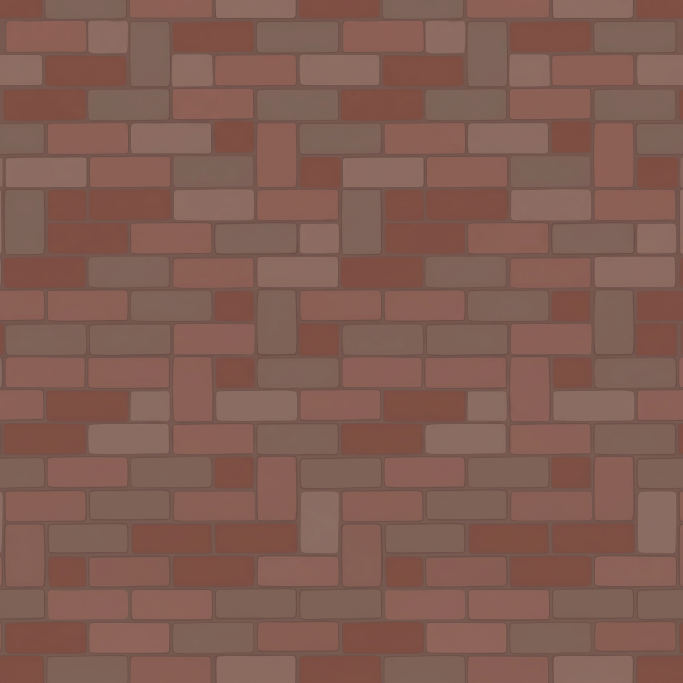
#> input picture tools/art_src/biblioteca/floor.jpg, 2048 x 2048 px, found by its file name (shown at 1/3 size); the run also reads 1 picture not shown here
$ python compose_backgrounds.py
#> lines starting #> are read from the running program, lines starting #| are printed output that depends on the picture; after the words box and inside, x2 and y2 are one past the last pixel; in counts of white or black regions, pixels touching at a corner belong together
"""Builds the game backgrounds of Block 11 from the art pieces (2560 x 1440).

The pieces were drawn separately so that the background fits the board exactly
(see tools/art_src/<world>/): a seamless floor texture, the building strip of the
left edge, the gate strip of the right edge and loose decorations, the last
three on a flat green #00FF00 background that this script removes.

Layout of a background (same as the 1.0, aligned with the board):
    0..200 px high        hidden by the top bar of the game
    x 0..160              the building (the student's safe zone)
    x 160..2320, y 220..1420   the 5 lanes (cell = 240 px; board at (80, 110) x 0.5)
    x 2320..2560          where the enemies come in

Usage (from the project root, numpy and Pillow installed):
    python tools/art_src/compose_backgrounds.py
"""

import os

import numpy as np
from PIL import Image, ImageDraw, ImageFilter

ROOT = os.path.dirname(os.path.dirname(os.path.dirname(os.path.abspath(__file__))))
SRC = os.path.join(ROOT, "tools", "art_src")
W, H = 2560, 1440
BOARD_LEFT, BOARD_RIGHT = 160, 2320
BOARD_TOP = 220
CELL = 240
STRIP_TOP = 200   # the strips start right under the top bar


def load(*parts):
    return Image.open(os.path.join(SRC, *parts)).convert("RGB")
#> returned value is the input picture: PIL image 2048x2048 RGB; mean R, G, B 129.6, 93.3, 83.1
#> in tile_floor, `floor = Image.new("RGB", (W, H))`: floor: PIL image 2560x1440 RGB; every value is 0
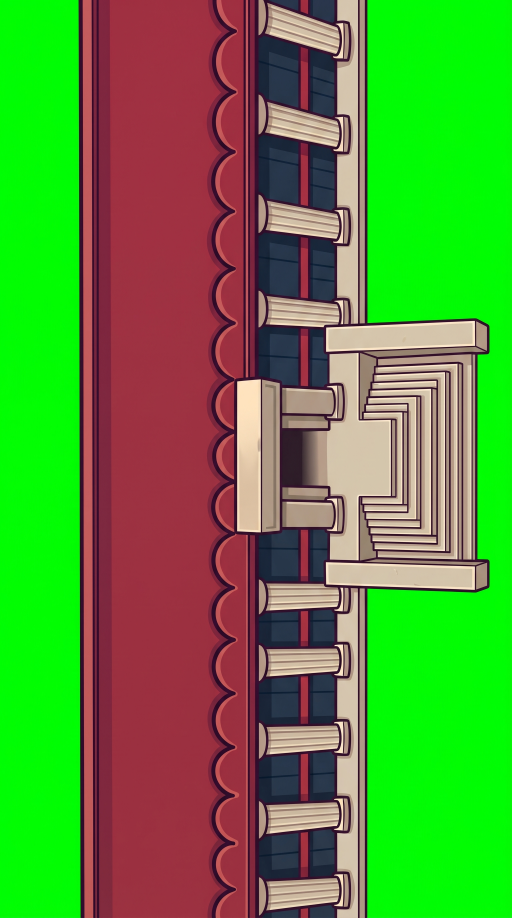
#> input picture tools/art_src/biblioteca/left_strip.jpg, 1536 x 2752 px, found by its file name (shown at 1/3 size)
#> in load, returned value is the input picture: PIL image 1536x2752 RGB; mean R, G, B 88.8, 143.9, 55.8


def remove_green(image, keep_shadow=False):
    """Flat green #00FF00 -> transparent. With keep_shadow, the darker green of
    a drawn shadow becomes a soft black shadow instead of green."""
#> called with keep_shadow = True
    a = np.asarray(image).astype(np.float32)
    r, g, b = a[..., 0], a[..., 1], a[..., 2]
    background = (g > 170) & (r < 120) & (b < 120) & (g - r > 100)
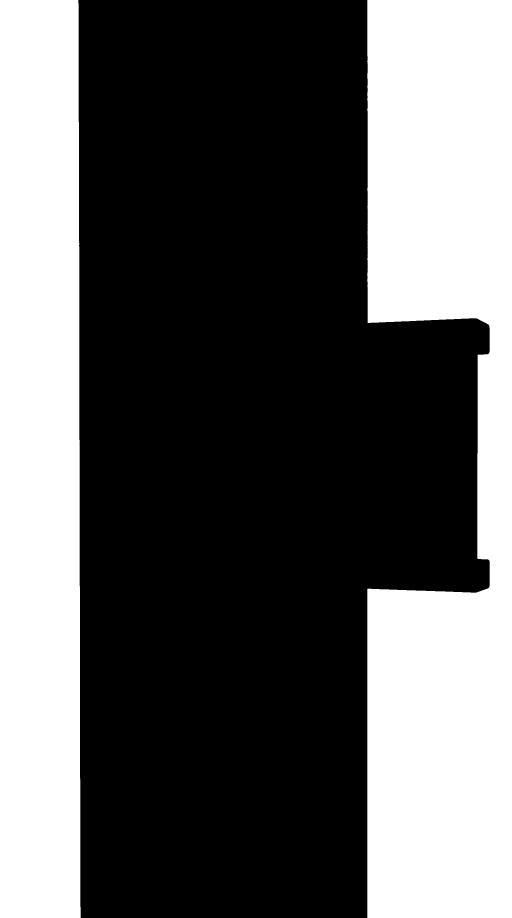
#> background: shape (2752, 1536) bool (shown at 1/3 size); 37.3% white; 2 white regions, box (x1, y1, x2, y2) and area: (1102, 0, 1536, 2752) 918961, (0, 0, 242, 2752) 656739
    alpha = np.where(background, 0.0, 255.0)
    if keep_shadow:
        shadow = (~background) & (g - r > 50) & (g - b > 50) & (r < 90)
#> shadow: shape (2752, 1536) bool; 0.12% white in thin lines or dots, all inside (x1, y1, x2, y2) = (235, 0, 1469, 2752)
        darkness = np.clip((235.0 - g) / 235.0, 0.0, 1.0)
        alpha = np.where(shadow, darkness * 170.0, alpha)
        a[shadow] = 0.0
    # Pixels next to the background lose their green tint (no green halo).
    edge = Image.fromarray((background * 255).astype(np.uint8)).filter(ImageFilter.MaxFilter(5))
#> edge: PIL image 1536x2752 L; 37.6% white; 2 white regions, box (x1, y1, x2, y2) and area: (1100, 0, 1536, 2752) 926285, (0, 0, 244, 2752) 662271
    edge = np.asarray(edge) > 0
    spill = edge & ~background
    a[..., 1] = np.where(spill, np.minimum(g, np.maximum(r, b)), a[..., 1])
    rgba = np.dstack([a, alpha]).clip(0, 255).astype(np.uint8)
    return Image.fromarray(rgba, "RGBA")


def tile_floor(texture, tile_size):
    """The floor texture repeated over the whole picture (tile_size = its width)."""
    floor = Image.new("RGB", (W, H))
    tile = texture.resize((tile_size, round(tile_size * texture.height / texture.width)), Image.LANCZOS)
    for y in range(0, H, tile.height):
        for x in range(BOARD_LEFT, W, tile_size):
            floor.paste(tile, (x, y))
        for x in range(BOARD_LEFT - tile_size, -tile_size, -tile_size):
            floor.paste(tile, (x, y))
    return floor


def stone_strips(image, every_columns, color, edge_color, width=24):
    """Strips of light stone along every lane line and every few columns."""
    d = ImageDraw.Draw(image)
    rng = np.random.default_rng(7)
    lines = [("h", BOARD_TOP + k * CELL) for k in range(6)]
    lines += [("v", BOARD_LEFT + k * CELL) for k in range(0, 10, every_columns)] + [("v", BOARD_RIGHT)]
    for kind, p in lines:
        if kind == "h":
            box = [BOARD_LEFT, p - width // 2, BOARD_RIGHT, p + width // 2]
        else:
            box = [p - width // 2, STRIP_TOP, p + width // 2, H]
        d.rectangle(box, fill=color, outline=edge_color, width=3)
    # a few darker specks so the stone does not look like plastic
    px = image.load()
    for _ in range(9000):
        x, y = int(rng.integers(0, W)), int(rng.integers(STRIP_TOP, H))
        if px[x, y] == color:
            px[x, y] = tuple(int(c * 0.93) for c in color)


def place_strip(canvas, strip, crop_left, crop_right, x, width, crop_top=0.0, crop_bottom=1.0, y=STRIP_TOP, height=H - STRIP_TOP):
    """Cuts the band [crop_left, crop_right] (fractions of the width) of a strip
    piece and puts it at x with that width, from STRIP_TOP to the bottom."""
#> called with crop_left = 0.47, crop_right = 0.892, x = 0, width = 254, crop_top = 0, crop_bottom = 1, y = 200, height = 1240
    w, h = strip.size
#> w = 1536; h = 2752
    band = strip.crop((int(crop_left * w), int(crop_top * h), int(crop_right * w), int(crop_bottom * h)))
    band = band.resize((width, height), Image.LANCZOS)
#> band: PIL image 254x1240 RGBA
    canvas.alpha_composite(band, (x, y))
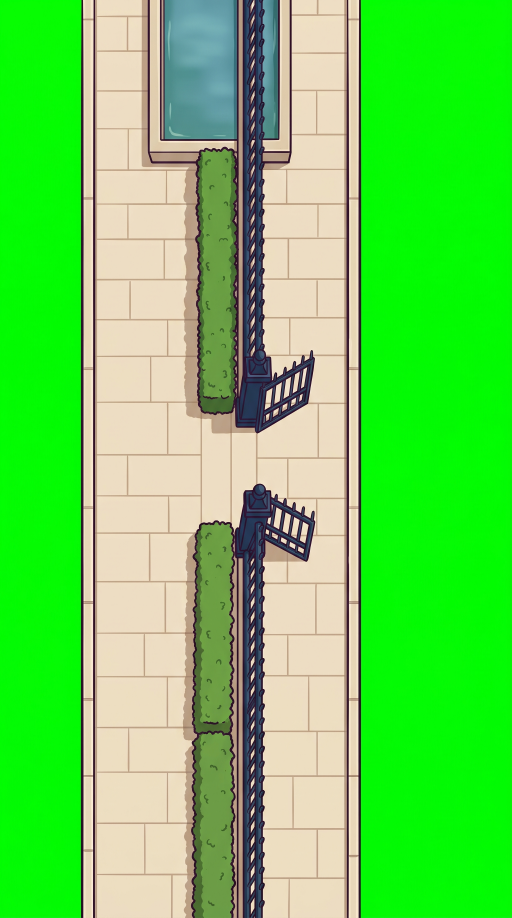
#> input picture tools/art_src/biblioteca/right_strip.jpg, 1536 x 2752 px, found by its file name (shown at 1/3 size)
#> in load, returned value is the input picture: PIL image 1536x2752 RGB; mean R, G, B 103.5, 211.7, 86.5
#> call 2 of remove_green, with keep_shadow = False
#> in remove_green (call 2), `r, g, b = a[..., 0], a[..., 1], a[..., 2]`:
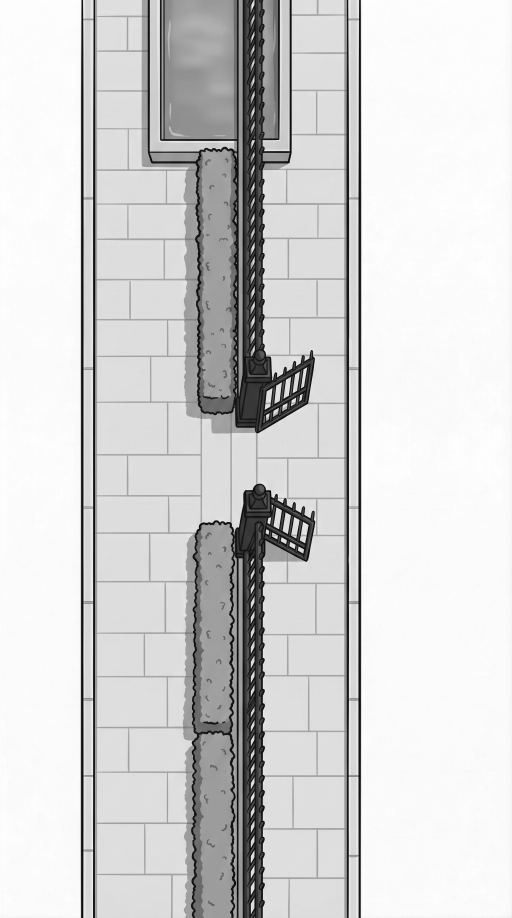
#> g: shape (2752, 1536) float32 (shown at 1/3 size); min 0, max 255, mean 211.7
#> in remove_green (call 2), `r, g, b = a[..., 0], a[..., 1], a[..., 2]`:
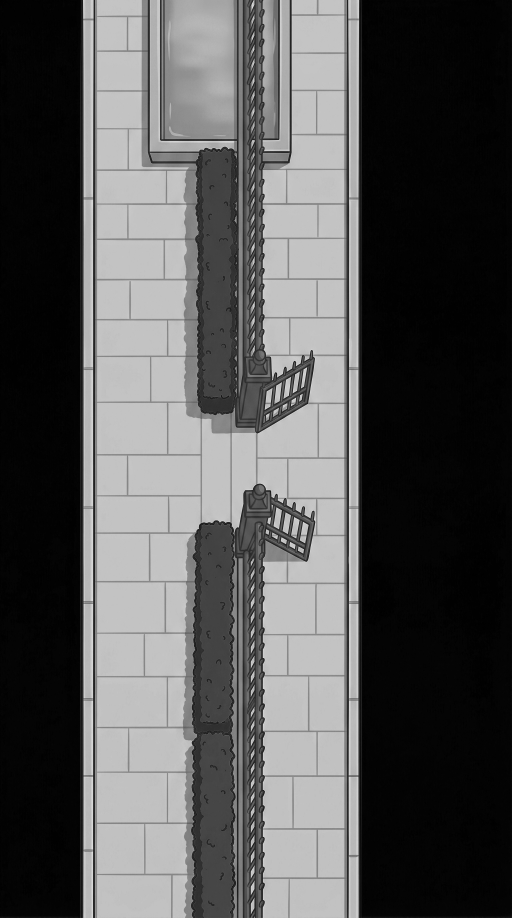
#> b: shape (2752, 1536) float32 (shown at 1/3 size); min 0, max 250, mean 86.5
#> in remove_green (call 2), `background = (g > 170) & (r < 120) & (b < 120) & (g - r > 100)`: background: shape (2752, 1536) bool; 45.3% white; 2 white regions, box (x1, y1, x2, y2) and area: (1083, 0, 1536, 2752) 1245262, (0, 0, 244, 2752) 668132
#> in remove_green (call 2), `edge = Image.fromarray((background * 255).astype(np.uint8)).filter(Ima..`: edge: PIL image 1536x2752 L; 45.5% white; 2 white regions, box (x1, y1, x2, y2) and area: (1081, 0, 1536, 2752) 1250776, (0, 0, 246, 2752) 673736
#> in remove_green (call 2), `spill = edge & ~background`: spill: shape (2752, 1536) bool; 0.26% white in thin lines or dots, all inside (x1, y1, x2, y2) = (242, 0, 1084, 2752)
#> call 2 of place_strip, with crop_left = 0.305, crop_right = 0.651, x = 2320, width = 240, crop_top = 0, crop_bottom = 1, y = 200, height = 1240
#> in place_strip (call 2), `band = band.resize((width, height), Image.LANCZOS)`:
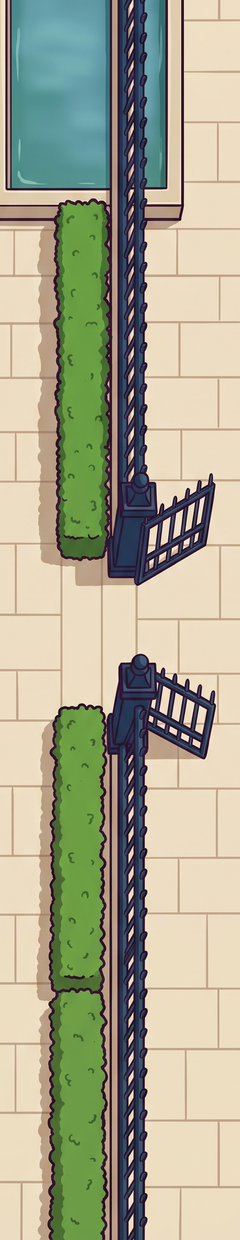
#> band: PIL image 240x1240 RGBA; mean R, G, B, A 169.7, 168.6, 145, 255


def place_sprite(canvas, sprite, base_x, base_y, height):
    """A loose decoration with the bottom center of its drawing at (base_x, base_y)."""
    box = sprite.getbbox()
    sprite = sprite.crop(box)
    width = int(sprite.width * height / sprite.height)
    sprite = sprite.resize((width, height), Image.LANCZOS)
    canvas.alpha_composite(sprite, (base_x - width // 2, base_y - height))


def biblioteca():
    canvas = tile_floor(load("biblioteca", "floor.jpg"), 2 * CELL).convert("RGBA")
    stone_strips(canvas, 2, (230, 220, 200, 255), (150, 128, 112, 255))
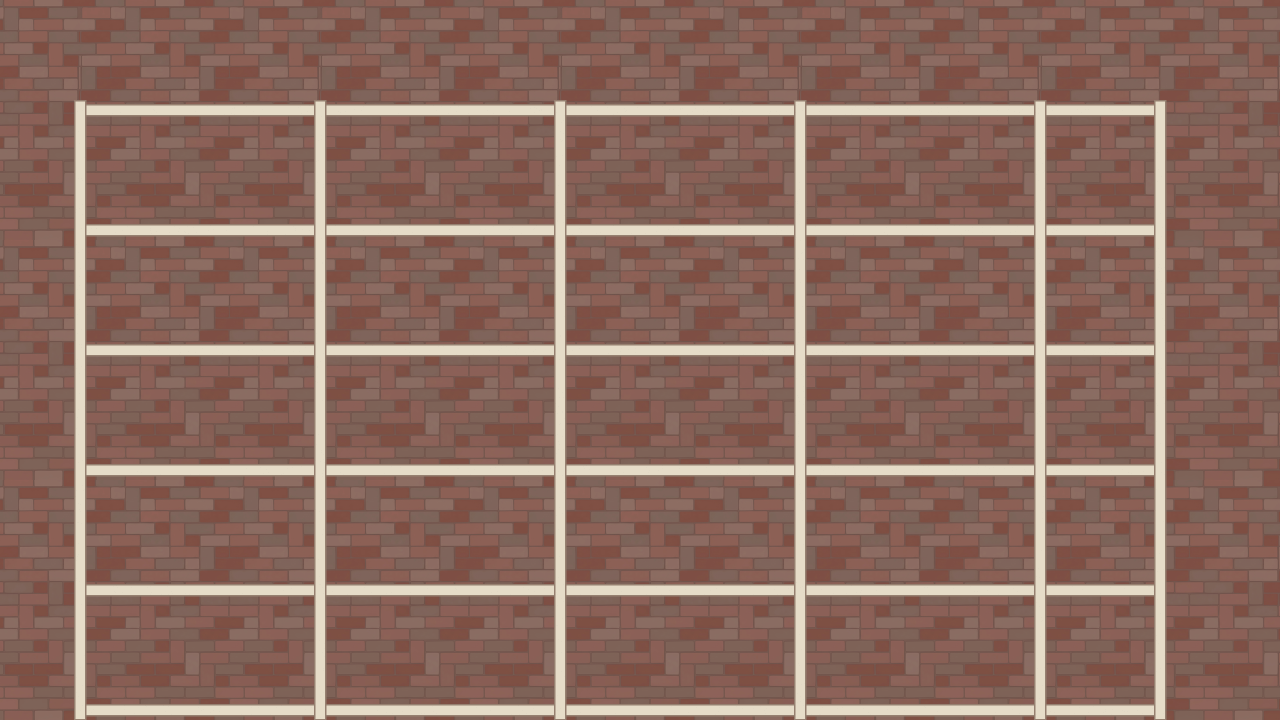
#> canvas: PIL image 2560x1440 RGBA (shown at 1/2 size); mean R, G, B, A 140.6, 107.3, 96, 255; transparent parts drawn white
    # Left: from the scalloped roof edge to the end of the staircase. The facade
    # (0.717 of the piece) falls on the edge of the board (x = 160).
    left = remove_green(load("biblioteca", "left_strip.jpg"))
    facade, start, end = 0.717, 0.421, 0.96
    scale = BOARD_LEFT / (facade - start)
    place_strip(canvas, left, start, end, 0, int((end - start) * scale))
    # Right: walkway, hedge and the open gate, over the entry area.
    right = remove_green(load("biblioteca", "right_strip.jpg"))
    place_strip(canvas, right, 0.269, 0.616, BOARD_RIGHT, W - BOARD_RIGHT)
    lamp = remove_green(load("biblioteca", "lamp.jpg"), keep_shadow=True)
    for base_y in (640, 1400):
        place_sprite(canvas, lamp, 2362, base_y, 230)
#> this loop made 2 passes
#> box in place_sprite on passes 1 to 2: (568, 280, 1224, 2118), (568, 280, 1224, 2118)
    canvas.convert("RGB").save(os.path.join(ROOT, "art", "backgrounds", "biblioteca_bg.jpg"), quality=92)


def escom():
    # The approved floor, cut between two joint lines (rows 99 and 1947) so that
    # its top continues its bottom; no stone strips (the board draws the grid).
    floor = load("escom", "floor.jpg")
    floor = floor.crop((0, round(99 * floor.height / 2000), floor.width, round(1947 * floor.height / 2000)))
    canvas = tile_floor(floor, 2 * CELL).convert("RGBA")
    # Left: the ESCOM block seen from above, its facade (0.735 of the piece) on
    # the edge of the board; the platform with the flagpoles goes out to the plaza.
    left = remove_green(load("escom", "left_strip.jpg"), keep_shadow=True)
    facade, start, end = 0.735, 0.470, 0.892
    scale = BOARD_LEFT / (facade - start)
    place_strip(canvas, left, start, end, 0, int((end - start) * scale))
    # Right: guinda fence with the open gate, hedge and walkway.
    right = remove_green(load("escom", "right_strip.jpg"))
    place_strip(canvas, right, 0.305, 0.651, BOARD_RIGHT, W - BOARD_RIGHT)
    canvas.convert("RGB").save(os.path.join(ROOT, "art", "backgrounds", "escom_bg.jpg"), quality=92)


if __name__ == "__main__":
    escom()
    biblioteca()
    print("done")
